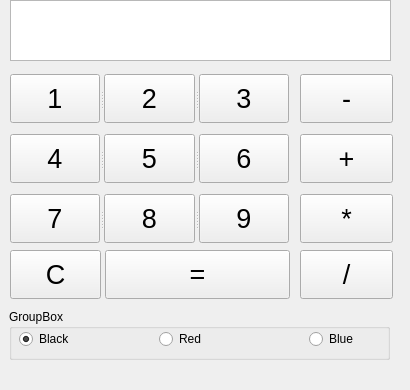
<?xml version="1.0" encoding="UTF-8"?>
<ui version="4.0">
 <class>MainWindow</class>
 <widget class="QMainWindow" name="MainWindow">
  <property name="geometry">
   <rect>
    <x>0</x>
    <y>0</y>
    <width>410</width>
    <height>390</height>
   </rect>
  </property>
  <property name="windowTitle">
   <string>MainWindow</string>
  </property>
  <widget class="QWidget" name="centralwidget">
   <widget class="QPushButton" name="pushButton_minus">
    <property name="geometry">
     <rect>
      <x>300</x>
      <y>74</y>
      <width>93</width>
      <height>49</height>
     </rect>
    </property>
    <property name="font">
     <font>
      <pointsize>20</pointsize>
     </font>
    </property>
    <property name="text">
     <string>-</string>
    </property>
   </widget>
   <widget class="QPushButton" name="pushButton_plus">
    <property name="geometry">
     <rect>
      <x>300</x>
      <y>134</y>
      <width>93</width>
      <height>49</height>
     </rect>
    </property>
    <property name="font">
     <font>
      <pointsize>20</pointsize>
     </font>
    </property>
    <property name="text">
     <string>+</string>
    </property>
   </widget>
   <widget class="QSplitter" name="splitter">
    <property name="geometry">
     <rect>
      <x>10</x>
      <y>74</y>
      <width>279</width>
      <height>49</height>
     </rect>
    </property>
    <property name="orientation">
     <enum>Qt::Horizontal</enum>
    </property>
    <widget class="QPushButton" name="pushButton_1">
     <property name="font">
      <font>
       <pointsize>20</pointsize>
      </font>
     </property>
     <property name="text">
      <string>1</string>
     </property>
    </widget>
    <widget class="QPushButton" name="pushButton_2">
     <property name="font">
      <font>
       <pointsize>20</pointsize>
      </font>
     </property>
     <property name="text">
      <string>2</string>
     </property>
    </widget>
    <widget class="QPushButton" name="pushButton_3">
     <property name="font">
      <font>
       <pointsize>20</pointsize>
      </font>
     </property>
     <property name="text">
      <string>3</string>
     </property>
    </widget>
   </widget>
   <widget class="QPushButton" name="pushButton_star">
    <property name="geometry">
     <rect>
      <x>300</x>
      <y>194</y>
      <width>93</width>
      <height>49</height>
     </rect>
    </property>
    <property name="font">
     <font>
      <pointsize>20</pointsize>
     </font>
    </property>
    <property name="text">
     <string>*</string>
    </property>
   </widget>
   <widget class="QPushButton" name="pushButton_bravely">
    <property name="geometry">
     <rect>
      <x>300</x>
      <y>250</y>
      <width>93</width>
      <height>49</height>
     </rect>
    </property>
    <property name="font">
     <font>
      <pointsize>20</pointsize>
     </font>
    </property>
    <property name="text">
     <string>/</string>
    </property>
   </widget>
   <widget class="QTextEdit" name="textEdit">
    <property name="geometry">
     <rect>
      <x>10</x>
      <y>0</y>
      <width>381</width>
      <height>61</height>
     </rect>
    </property>
    <property name="font">
     <font>
      <pointsize>22</pointsize>
     </font>
    </property>
   </widget>
   <widget class="QSplitter" name="splitter_2">
    <property name="geometry">
     <rect>
      <x>10</x>
      <y>134</y>
      <width>279</width>
      <height>49</height>
     </rect>
    </property>
    <property name="orientation">
     <enum>Qt::Horizontal</enum>
    </property>
    <widget class="QSplitter" name="splitter_5">
     <property name="orientation">
      <enum>Qt::Horizontal</enum>
     </property>
     <widget class="QPushButton" name="pushButton_4">
      <property name="font">
       <font>
        <pointsize>20</pointsize>
       </font>
      </property>
      <property name="text">
       <string>4</string>
      </property>
     </widget>
     <widget class="QPushButton" name="pushButton_5">
      <property name="font">
       <font>
        <pointsize>20</pointsize>
       </font>
      </property>
      <property name="text">
       <string>5</string>
      </property>
     </widget>
     <widget class="QPushButton" name="pushButton_6">
      <property name="font">
       <font>
        <pointsize>20</pointsize>
       </font>
      </property>
      <property name="text">
       <string>6</string>
      </property>
     </widget>
    </widget>
   </widget>
   <widget class="QSplitter" name="splitter_3">
    <property name="geometry">
     <rect>
      <x>10</x>
      <y>194</y>
      <width>279</width>
      <height>49</height>
     </rect>
    </property>
    <property name="orientation">
     <enum>Qt::Horizontal</enum>
    </property>
    <widget class="QSplitter" name="splitter_4">
     <property name="orientation">
      <enum>Qt::Horizontal</enum>
     </property>
     <widget class="QPushButton" name="pushButton_7">
      <property name="font">
       <font>
        <pointsize>20</pointsize>
       </font>
      </property>
      <property name="text">
       <string>7</string>
      </property>
     </widget>
     <widget class="QPushButton" name="pushButton_8">
      <property name="font">
       <font>
        <pointsize>20</pointsize>
       </font>
      </property>
      <property name="text">
       <string>8</string>
      </property>
     </widget>
     <widget class="QPushButton" name="pushButton_9">
      <property name="font">
       <font>
        <pointsize>20</pointsize>
       </font>
      </property>
      <property name="text">
       <string>9</string>
      </property>
     </widget>
    </widget>
   </widget>
   <widget class="QSplitter" name="splitter_6">
    <property name="geometry">
     <rect>
      <x>105</x>
      <y>250</y>
      <width>185</width>
      <height>49</height>
     </rect>
    </property>
    <property name="orientation">
     <enum>Qt::Horizontal</enum>
    </property>
    <widget class="QPushButton" name="pushButton_equal">
     <property name="font">
      <font>
       <pointsize>20</pointsize>
      </font>
     </property>
     <property name="text">
      <string>=</string>
     </property>
    </widget>
   </widget>
   <widget class="QPushButton" name="pushButton_C">
    <property name="geometry">
     <rect>
      <x>10</x>
      <y>250</y>
      <width>91</width>
      <height>49</height>
     </rect>
    </property>
    <property name="font">
     <font>
      <pointsize>20</pointsize>
     </font>
    </property>
    <property name="text">
     <string>C</string>
    </property>
   </widget>
   <widget class="QGroupBox" name="GroupBoxColor">
    <property name="geometry">
     <rect>
      <x>9</x>
      <y>309</y>
      <width>381</width>
      <height>51</height>
     </rect>
    </property>
    <property name="title">
     <string>GroupBox</string>
    </property>
    <widget class="QRadioButton" name="radioButtonRed">
     <property name="geometry">
      <rect>
       <x>150</x>
       <y>20</y>
       <width>97</width>
       <height>20</height>
      </rect>
     </property>
     <property name="text">
      <string>Red</string>
     </property>
    </widget>
    <widget class="QRadioButton" name="radioButtonBlue">
     <property name="geometry">
      <rect>
       <x>300</x>
       <y>20</y>
       <width>61</width>
       <height>20</height>
      </rect>
     </property>
     <property name="text">
      <string>Blue</string>
     </property>
    </widget>
    <widget class="QRadioButton" name="radioButtonBlack">
     <property name="geometry">
      <rect>
       <x>10</x>
       <y>20</y>
       <width>61</width>
       <height>20</height>
      </rect>
     </property>
     <property name="text">
      <string>Black</string>
     </property>
     <property name="checked">
      <bool>true</bool>
     </property>
    </widget>
   </widget>
  </widget>
  <widget class="QMenuBar" name="menubar">
   <property name="geometry">
    <rect>
     <x>0</x>
     <y>0</y>
     <width>410</width>
     <height>26</height>
    </rect>
   </property>
  </widget>
 </widget>
 <resources/>
 <connections/>
</ui>
